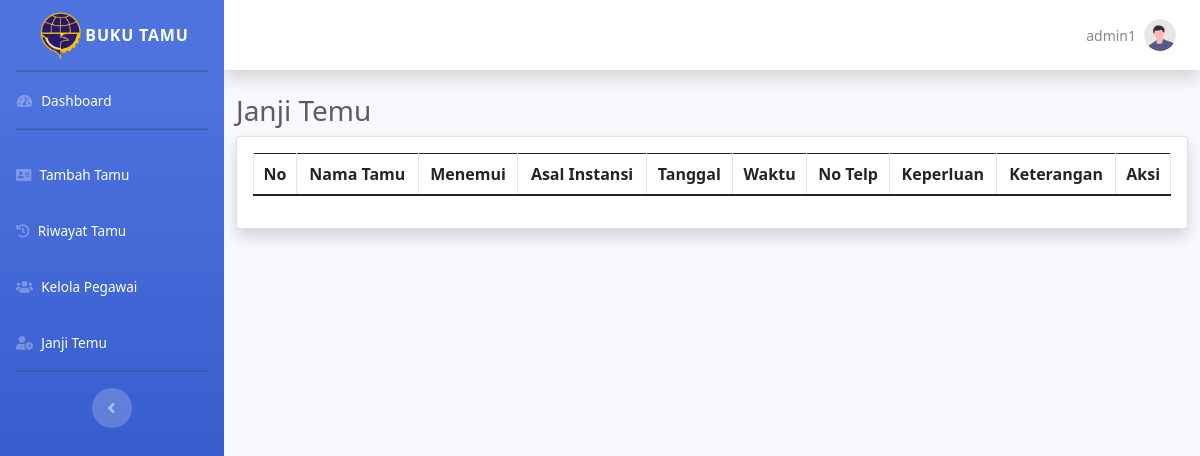
The app's page /index.php?p=konfirmasijanjitemu (signed in), older data.
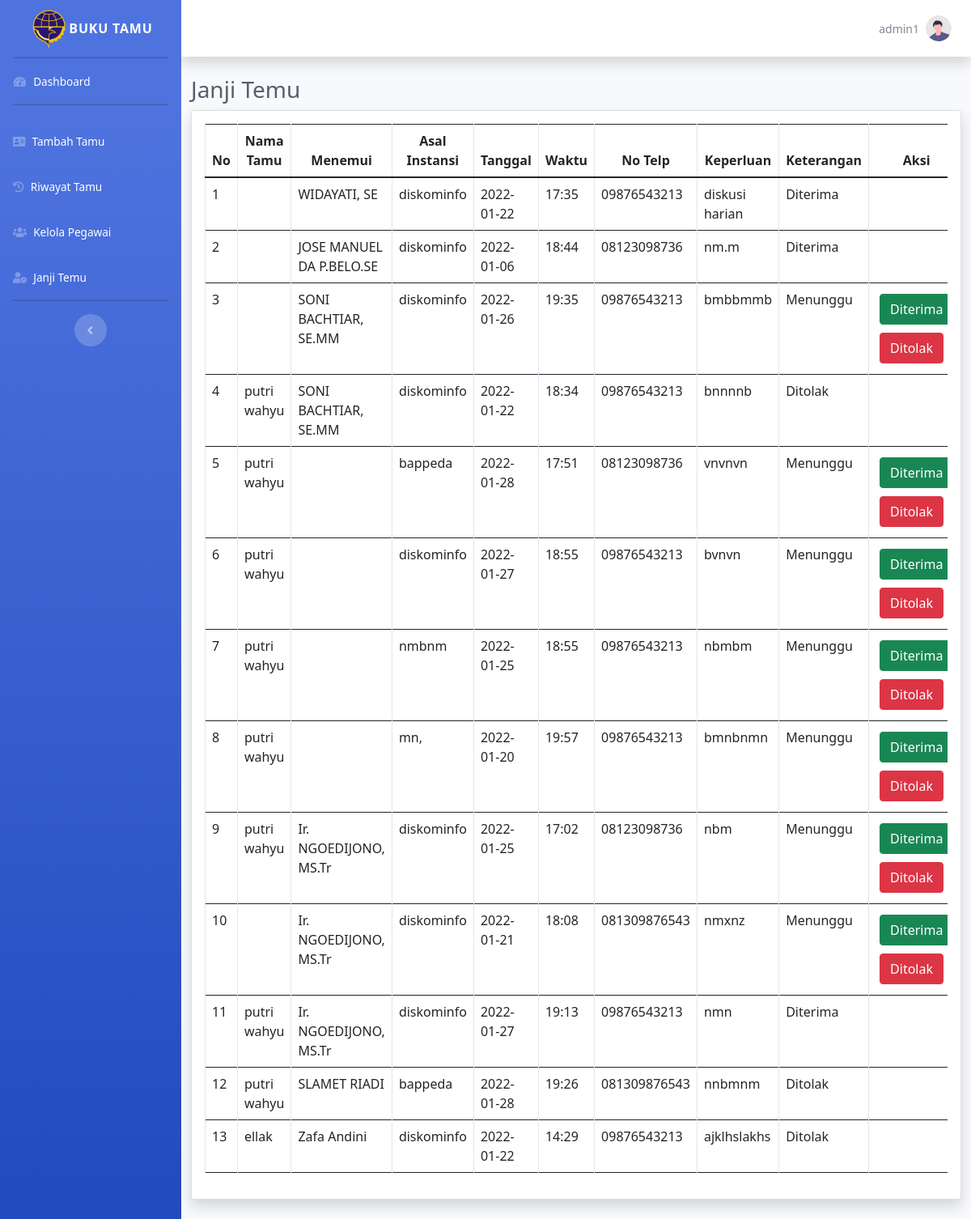
The same page, newer data.
### tables this page shows
CREATE TABLE `janjitemu` (
  `id_janji_temu` int(10) NOT NULL,
  `nama_pegawai_dituju` varchar(50) NOT NULL,
  `nama_tamu` varchar(50) NOT NULL,
  `instansi` varchar(50) NOT NULL,
  `tanggal_janji` varchar(20) NOT NULL,
  `waktu_temu` varchar(20) NOT NULL,
  `no_telp` varchar(20) NOT NULL,
  `keperluan` varchar(200) NOT NULL,
  `keterangan` varchar(20) NOT NULL
);

### pages/konfirmasijanjitemu.php (the view, shortened to what this page needs)
<head>
</head>
<body id="page-top">
    <div class="container-fluid">
        <h1 class="h3 mb-2 text-gray-800">Janji Temu</h1>
        <div class="card shadow mb-4">
            <div class="card-body">
                <div class="table-responsive">
                    <table class="table table-bordered" id="example" width="100%" cellspacing="0">
                        <thead style="text-align: center;">
                            <tr>
                                <th>No</th>
                                <th>Nama Tamu</th>
                                <th>Menemui</th>
                                <th>Asal Instansi</th>
                                <th>Tanggal</th>
                                <th>Waktu</th>
                                <th>No Telp</th>
                                <th>Keperluan</th>
                                <th>Keterangan</th>
                                <th>Aksi</th>
                            </tr>
                        </thead>
                        <tbody>
                            <?php
                            $nomor = 1;
                            $query = "SELECT * FROM janjitemu";
                            $q_tampil_janji_temu = mysqli_query($db, $query);
                            if (mysqli_num_rows($q_tampil_janji_temu) > 0) {
                                while ($r_tampil_janji_temu = mysqli_fetch_array($q_tampil_janji_temu)) {
                            ?>
                                    <tr>
                                        <td><?php echo $nomor; ?></td>
                                        <td><?php echo $r_tampil_janji_temu['nama_tamu']; ?></td>
                                        <td><?php echo $r_tampil_janji_temu['nama_pegawai_dituju']; ?></td>
                                        <td><?php echo $r_tampil_janji_temu['instansi']; ?></td>
                                        <td><?php echo $r_tampil_janji_temu['tanggal_janji']; ?></td>
                                        <td><?php echo $r_tampil_janji_temu['waktu_temu']; ?></td>
                                        <td><?php echo $r_tampil_janji_temu['no_telp']; ?></td>
                                        <td><?php echo $r_tampil_janji_temu['keperluan']; ?></td>
                                        <td><?php echo $r_tampil_janji_temu['keterangan']; ?></td>
                                        <td>
                                            <?php
                                            if ($r_tampil_janji_temu['keterangan'] == 'Menunggu') {
                                                $id_temu = $r_tampil_janji_temu['id_janji_temu'];
                                                echo "<button type='button' class='btn btn-success' style='margin: 5px;'><a href='proses/menerima-janjitemu-proses.php?id_janji_temu=$id_temu' class='tombol' style='text-decoration: none; color:white;'>Diterima</a></button>
                                                <button type='button' class='btn btn-danger' style='margin: 5px;'><a href='proses/menolak-janjitemu-proses.php?id_janji_temu=$id_temu' class='tombol' style='text-decoration: none; color:white;'>Ditolak</a></button>";
                                            }
                                            ?>
                                        </td>
                                    </tr>
                            <?php
                                    $nomor++;
                                }
                            } else {
                                echo "";
                            }
                            ?>
                        </tbody>
                    </table>
                </div>
            </div>
        </div>
    </div>
</body>

### index.php (shortened to what this page needs)
<?php
if (isset($_SESSION['sesi']) && !empty($_SESSION['sesi'])) {
?>
    <!DOCTYPE html>
    <html lang="en">
    <head>
        <link href="asset/vendor/fontawesome-free/css/all.min.css" rel="stylesheet" type="text/css">
        <link href="asset/css/sb-admin-2.min.css" rel="stylesheet">
        <link rel="stylesheet" type="text/css" media="screen" href="https://cdnjs.cloudflare.com/ajax/libs/twitter-bootstrap/5.0.1/css/bootstrap.min.css">
        <link rel="stylesheet" type="text/css" media="screen" href="https://cdn.datatables.net/1.11.3/css/dataTables.bootstrap5.min.css">
    </head>
    <body id="page-top">
        <div id="wrapper">
            <ul class="navbar-nav bg-gradient-primary sidebar sidebar-dark accordion" id="accordionSidebar">
                <a class="sidebar-brand d-flex align-items-center justify-content-center" href="#">
                    <div class="sidebar-brand-icon">
                        <img src="asset/img/logo.png" width="50">
                    </div>
                    <div class="sidebar-brand-text">Buku Tamu</div>
                </a>
                <hr class="sidebar-divider my-0">
                <li class="nav-item">
                    <a class="nav-link" href="index.php?p=dashboard">
                        <i class="fas fa-fw fa-tachometer-alt"></i>
                        <span class="links_name">Dashboard</span></a>
                </li>
                <hr class="sidebar-divider">
                <li class="nav-item">
                    <a class="nav-link" href="index.php?p=tambah-tamu">
                        <i class="fa fa-address-card" aria-hidden="true"></i>
                        <span class="links_name">Tambah Tamu</span>
                    </a>
                </li>
                <li class="nav-item">
                    <a class="nav-link" href="index.php?p=riwayat">
                        <i class="fa fa-history" aria-hidden="true"></i>
                        <span class="links_name">Riwayat Tamu</span>
                    </a>
                </li>
                <li class="nav-item">
                    <a class="nav-link" href="index.php?p=kelola-pegawai">
                        <i class="fas fa-users"></i>
                        <span class="links_name">Kelola Pegawai</span>
                    </a>
                </li>
                <li class="nav-item">
                    <a class="nav-link" href="index.php?p=konfirmasijanjitemu">
                        <i class="fas fa-user-clock"></i>
                        <span class="links_name">Janji Temu</span>
                    </a>
                </li>
                <hr class="sidebar-divider">
                <div class="text-center d-none d-md-inline">
                    <button class="rounded-circle border-0" id="sidebarToggle"></button>
                </div>
            </ul>
            <div id="content-wrapper" class="d-flex flex-column">
                <div id="content">
                    <nav class="navbar navbar-expand navbar-light bg-white topbar mb-4 static-top shadow">
                        <ul class="navbar-nav ml-auto">
                            <li class="nav-item dropdown no-arrow">
                                <a class="nav-link dropdown-toggle" href="#" id="userDropdown" role="button" data-toggle="dropdown" aria-haspopup="true" aria-expanded="false">
                                    <span class="mr-2 d-none d-lg-inline text-gray-600 small"><?php echo $_SESSION['sesi'] ?></span>
                                    <img class="img-profile rounded-circle" src="asset/img/undraw_profile.svg">
                                </a>
                            </li>
                        </ul>
                    </nav>
                    <section class="home-section">
                        <?php
                        $pages_dir = 'pages';
                        if (!empty($_GET['p'])) {
                            $pages = scandir($pages_dir, 0);
                            unset($pages[0], $pages[1]);
                            $p = $_GET['p'];
                            if (in_array($p . '.php', $pages)) {
                                include($pages_dir . '/' . $p . '.php');
                            } else {
                                echo 'Halaman Tidak Ditemukan';
                            }
                        } else {
                            include($pages_dir . '/dashboard.php');
                        }
                        ?>
                    </section>
    </body>
    </html>
<?php
} else {
    echo "<script>alert('Anda Harus Login Dahulu!');</script>";
    header('location:login.php');
}
?>

### index.php (style rules this page uses)
li a .links_name { color: white; font-size: 15px; font-weight: 400; white-space: nowrap; opacity: 0; pointer-events: none; transition: 0.4s; }
li a .links_name { opacity: 1; pointer-events: auto; }

Row changes from the older to the newer data that the page shows:
added janjitemu: nama_pegawai_dituju "WIDAYATI, SE", instansi "diskominfo", tanggal_janji "2022-01-22", waktu_temu "17:35", no_telp "09876543213", keperluan "diskusi harian", keterangan "Diterima"
added janjitemu: nama_pegawai_dituju "JOSE MANUEL DA P.BELO.SE", instansi "diskominfo", tanggal_janji "2022-01-06", waktu_temu "18:44", no_telp "08123098736", keperluan "nm.m", keterangan "Diterima"
added janjitemu: nama_pegawai_dituju "SONI BACHTIAR, SE.MM", instansi "diskominfo", tanggal_janji "2022-01-26", waktu_temu "19:35", no_telp "09876543213", keperluan "bmbbmmb", keterangan "Menunggu"
added janjitemu: nama_tamu "putri wahyu", nama_pegawai_dituju "SONI BACHTIAR, SE.MM", instansi "diskominfo", tanggal_janji "2022-01-22", waktu_temu "18:34", no_telp "09876543213", keperluan "bnnnnb", keterangan "Ditolak"
added janjitemu: nama_tamu "putri wahyu", instansi "bappeda", tanggal_janji "2022-01-28", waktu_temu "17:51", no_telp "08123098736", keperluan "vnvnvn", keterangan "Menunggu"
added janjitemu: nama_tamu "putri wahyu", instansi "diskominfo", tanggal_janji "2022-01-27", waktu_temu "18:55", no_telp "09876543213", keperluan "bvnvn", keterangan "Menunggu"
added janjitemu: nama_tamu "putri wahyu", instansi "nmbnm", tanggal_janji "2022-01-25", waktu_temu "18:55", no_telp "09876543213", keperluan "nbmbm", keterangan "Menunggu"
added janjitemu: nama_tamu "putri wahyu", instansi "mn,", tanggal_janji "2022-01-20", waktu_temu "19:57", no_telp "09876543213", keperluan "bmnbnmn", keterangan "Menunggu"
added janjitemu: nama_tamu "putri wahyu", nama_pegawai_dituju "Ir. NGOEDIJONO, MS.Tr", instansi "diskominfo", tanggal_janji "2022-01-25", waktu_temu "17:02", no_telp "08123098736", keperluan "nbm", keterangan "Menunggu"
added janjitemu: nama_pegawai_dituju "Ir. NGOEDIJONO, MS.Tr", instansi "diskominfo", tanggal_janji "2022-01-21", waktu_temu "18:08", no_telp "081309876543", keperluan "nmxnz", keterangan "Menunggu"
added janjitemu: nama_tamu "putri wahyu", nama_pegawai_dituju "Ir. NGOEDIJONO, MS.Tr", instansi "diskominfo", tanggal_janji "2022-01-27", waktu_temu "19:13", no_telp "09876543213", keperluan "nmn", keterangan "Diterima"
added janjitemu: nama_tamu "putri wahyu", nama_pegawai_dituju "SLAMET RIADI", instansi "bappeda", tanggal_janji "2022-01-28", waktu_temu "19:26", no_telp "081309876543", keperluan "nnbmnm", keterangan "Ditolak"
added janjitemu: nama_tamu "ellak", nama_pegawai_dituju "Zafa Andini", instansi "diskominfo", tanggal_janji "2022-01-22", waktu_temu "14:29", no_telp "09876543213", keperluan "ajklhslakhs", keterangan "Ditolak"
